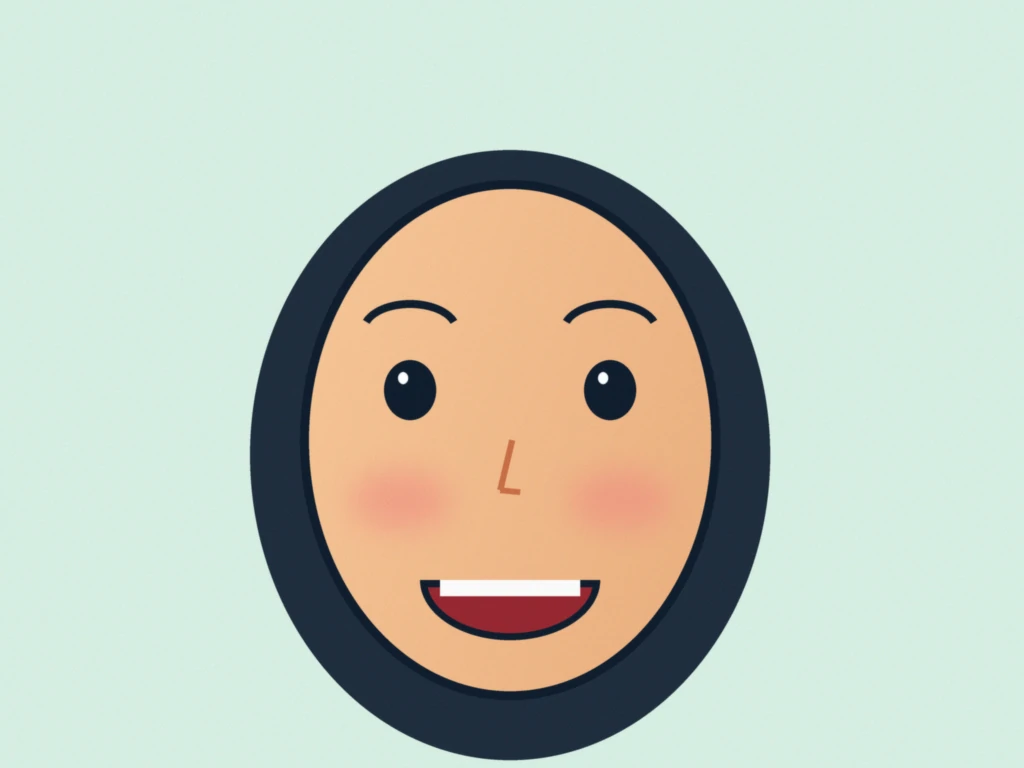
#> input picture app/ui/e2e/fixtures/face-large.webp, 1024 x 768 px
$ python -i color.py   (imports and definitions only)
#> lines starting #> are read from the running program, lines starting #| are printed output that depends on the picture
"""Color utilities: sRGB <-> CIE Lab, Delta E, edge-preserving smoothing, palette reduction."""
from __future__ import annotations

import numpy as np
from PIL import Image
from scipy import ndimage

_M = np.array([[0.4124, 0.3576, 0.1805], [0.2126, 0.7152, 0.0722], [0.0193, 0.1192, 0.9505]], dtype=np.float32)
_WHITE = np.array([0.95047, 1.0, 1.08883], dtype=np.float32)


# [7 lines left out: function to_lab, not called in this run]


def delta_e(lab_a: np.ndarray, lab_b: np.ndarray) -> np.ndarray:
    """CIE76 color difference (perceptual distance; ~2.3 = just noticeable)."""
    return np.linalg.norm(np.asarray(lab_a, np.float32) - np.asarray(lab_b, np.float32), axis=-1)


def guided_filter(rgb: np.ndarray, radius: int = 8, eps: float = 0.004) -> np.ndarray:
    """Self-guided filter (He et al.), per channel: smooths soft gradients and noise, keeps hard edges."""
    img = rgb.astype(np.float32) / 255
    out = np.empty_like(img)
    k = 2 * radius + 1
    for c in range(3):
        x = img[..., c]
        mu = ndimage.uniform_filter(x, k)
        var = ndimage.uniform_filter(x * x, k) - mu * mu
        a = var / (var + eps)
        b = mu - a * mu
        out[..., c] = ndimage.uniform_filter(a, k) * x + ndimage.uniform_filter(b, k)
    return (np.clip(out, 0, 1) * 255 + 0.5).astype(np.uint8)


# [19 lines left out: function reduce_palette, not called in this run]


def to_hex(rgb) -> str:
    r, g, b = (int(round(float(v))) for v in np.clip(rgb, 0, 255))
    return f'#{r:02X}{g:02X}{b:02X}'


# [33 lines left out: function delta_e2000, not called in this run]

>>> import cv2
>>> picture = cv2.imread('../../app/ui/e2e/fixtures/face-large.webp', cv2.IMREAD_GRAYSCALE)
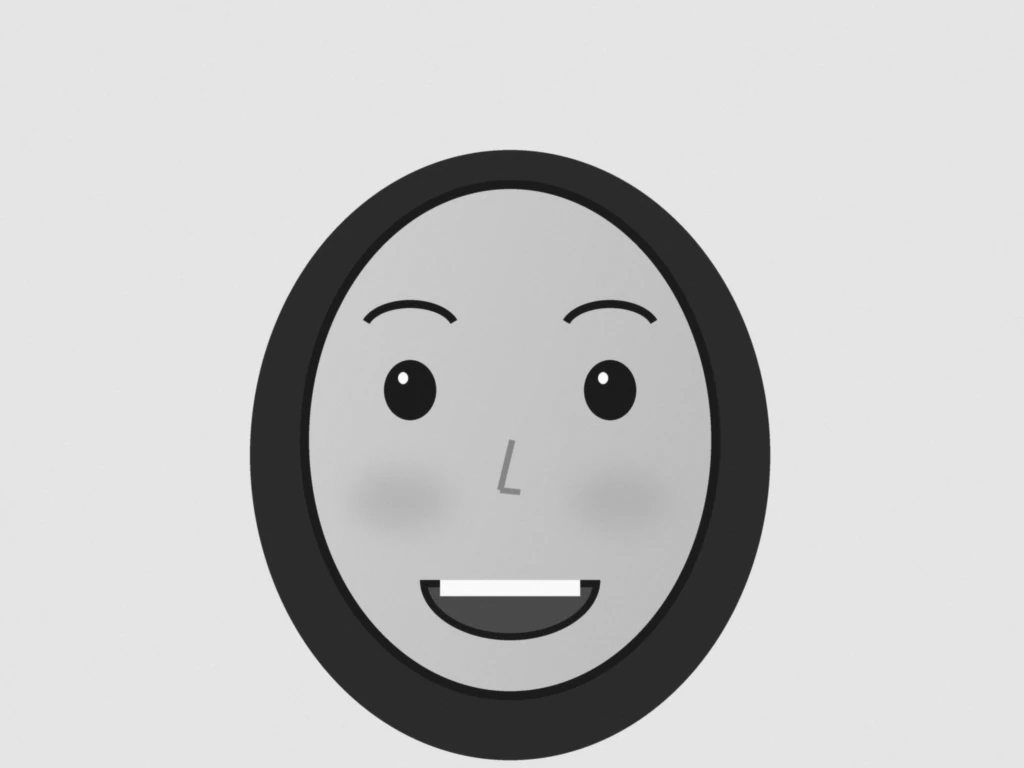
#> picture: shape (768, 1024); min 18, max 255, mean 198.2
>>> result = guided_filter(picture)
#> in guided_filter, `return (np.clip(out, 0, 1) * 255 + 0.5).astype(np.uint8)`:
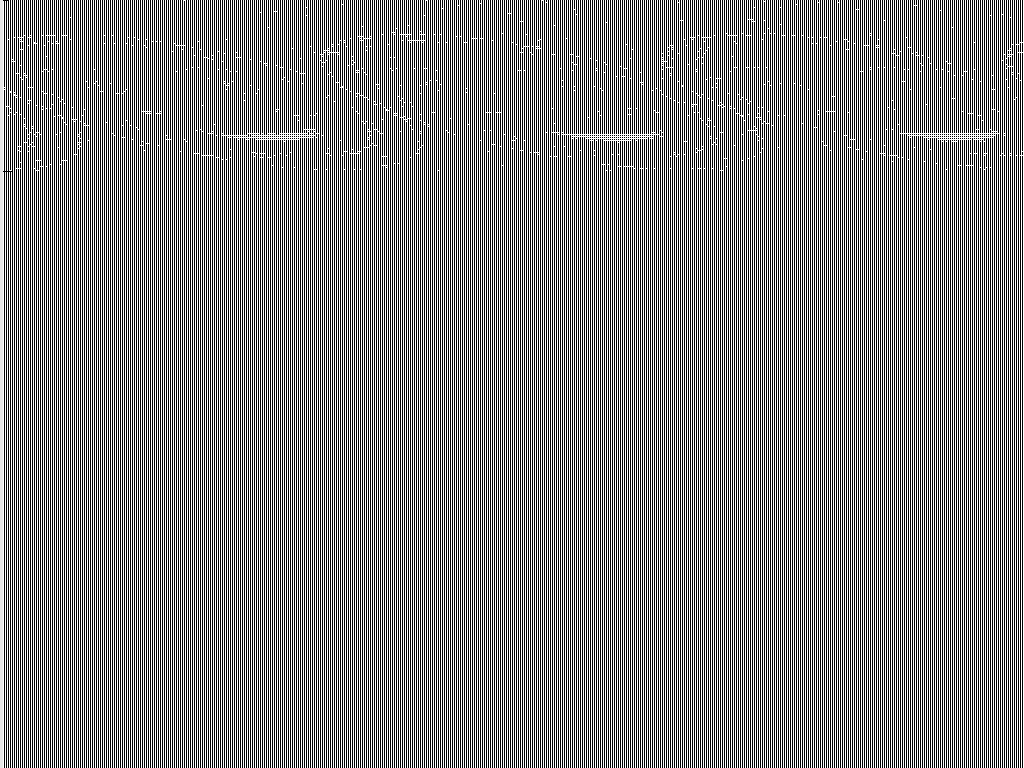
#> returned value: shape (768, 1024); min 0, max 255, mean 128.5
